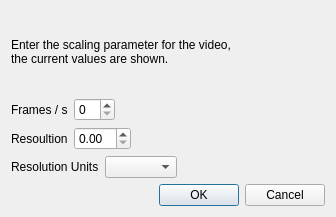
<?xml version="1.0" encoding="UTF-8"?>
<ui version="4.0">
 <class>VideoParametersDialog</class>
 <widget class="QDialog" name="VideoParametersDialog">
  <property name="geometry">
   <rect>
    <x>0</x>
    <y>0</y>
    <width>336</width>
    <height>217</height>
   </rect>
  </property>
  <property name="windowTitle">
   <string>Enter Video Parameters</string>
  </property>
  <layout class="QVBoxLayout" name="verticalLayout">
   <item>
    <widget class="QLabel" name="label_4">
     <property name="text">
      <string>Enter the scaling parameter for the video,
the current values are shown.</string>
     </property>
     <property name="wordWrap">
      <bool>true</bool>
     </property>
    </widget>
   </item>
   <item>
    <layout class="QHBoxLayout" name="horizontalLayout_4">
     <item>
      <widget class="QLabel" name="label">
       <property name="text">
        <string>Frames / s</string>
       </property>
      </widget>
     </item>
     <item>
      <widget class="QSpinBox" name="_fpsBox"/>
     </item>
     <item>
      <spacer name="horizontalSpacer_2">
       <property name="orientation">
        <enum>Qt::Horizontal</enum>
       </property>
       <property name="sizeHint" stdset="0">
        <size>
         <width>40</width>
         <height>20</height>
        </size>
       </property>
      </spacer>
     </item>
    </layout>
   </item>
   <item>
    <layout class="QHBoxLayout" name="horizontalLayout_3">
     <item>
      <widget class="QLabel" name="label_2">
       <property name="text">
        <string>Resoultion</string>
       </property>
      </widget>
     </item>
     <item>
      <widget class="QDoubleSpinBox" name="_resolutionBox"/>
     </item>
     <item>
      <spacer name="horizontalSpacer_3">
       <property name="orientation">
        <enum>Qt::Horizontal</enum>
       </property>
       <property name="sizeHint" stdset="0">
        <size>
         <width>40</width>
         <height>20</height>
        </size>
       </property>
      </spacer>
     </item>
    </layout>
   </item>
   <item>
    <layout class="QHBoxLayout" name="horizontalLayout_2">
     <item>
      <widget class="QLabel" name="label_3">
       <property name="text">
        <string>Resolution Units</string>
       </property>
      </widget>
     </item>
     <item>
      <widget class="QComboBox" name="_unitsComboBox">
       <property name="currentText">
        <string/>
       </property>
      </widget>
     </item>
     <item>
      <spacer name="horizontalSpacer_4">
       <property name="orientation">
        <enum>Qt::Horizontal</enum>
       </property>
       <property name="sizeHint" stdset="0">
        <size>
         <width>40</width>
         <height>20</height>
        </size>
       </property>
      </spacer>
     </item>
    </layout>
   </item>
   <item>
    <layout class="QHBoxLayout" name="horizontalLayout">
     <item>
      <spacer name="horizontalSpacer">
       <property name="orientation">
        <enum>Qt::Horizontal</enum>
       </property>
       <property name="sizeHint" stdset="0">
        <size>
         <width>40</width>
         <height>20</height>
        </size>
       </property>
      </spacer>
     </item>
     <item>
      <widget class="QDialogButtonBox" name="_buttonBox">
       <property name="standardButtons">
        <set>QDialogButtonBox::Cancel|QDialogButtonBox::Ok</set>
       </property>
      </widget>
     </item>
    </layout>
   </item>
  </layout>
 </widget>
 <resources/>
 <connections>
  <connection>
   <sender>_buttonBox</sender>
   <signal>accepted()</signal>
   <receiver>VideoParametersDialog</receiver>
   <slot>set_parameters()</slot>
   <hints>
    <hint type="sourcelabel">
     <x>606</x>
     <y>626</y>
    </hint>
    <hint type="destinationlabel">
     <x>389</x>
     <y>340</y>
    </hint>
   </hints>
  </connection>
  <connection>
   <sender>_buttonBox</sender>
   <signal>rejected()</signal>
   <receiver>VideoParametersDialog</receiver>
   <slot>close()</slot>
   <hints>
    <hint type="sourcelabel">
     <x>606</x>
     <y>626</y>
    </hint>
    <hint type="destinationlabel">
     <x>389</x>
     <y>340</y>
    </hint>
   </hints>
  </connection>
 </connections>
</ui>
